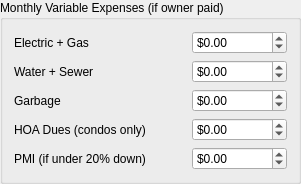
            <widget class="QGroupBox" name="groupBox_monthlyVariableExpenses">
             <property name="styleSheet">
              <string notr="true"/>
             </property>
             <property name="title">
              <string>Monthly Variable Expenses (if owner paid)</string>
             </property>
             <layout class="QGridLayout" name="gridLayout_4">
              <item row="0" column="0">
               <layout class="QHBoxLayout" name="horizontalLayout_12">
                <item>
                 <widget class="QLabel" name="label_12">
                  <property name="sizePolicy">
                   <sizepolicy hsizetype="MinimumExpanding" vsizetype="Preferred">
                    <horstretch>0</horstretch>
                    <verstretch>0</verstretch>
                   </sizepolicy>
                  </property>
                  <property name="text">
                   <string>Electric + Gas</string>
                  </property>
                 </widget>
                </item>
                <item>
                 <spacer name="horizontalSpacer_10">
                  <property name="orientation">
                   <enum>Qt::Orientation::Horizontal</enum>
                  </property>
                  <property name="sizeHint" stdset="0">
                   <size>
                    <width>40</width>
                    <height>20</height>
                   </size>
                  </property>
                 </spacer>
                </item>
                <item>
                 <widget class="QDoubleSpinBox" name="doubleSpinBox_electricGas">
                  <property name="prefix">
                   <string>$</string>
                  </property>
                  <property name="minimum">
                   <double>-100000000.000000000000000</double>
                  </property>
                  <property name="maximum">
                   <double>9999999999.989999771118164</double>
                  </property>
                 </widget>
                </item>
               </layout>
              </item>
              <item row="1" column="0">
               <layout class="QHBoxLayout" name="horizontalLayout_13">
                <item>
                 <widget class="QLabel" name="label_13">
                  <property name="sizePolicy">
                   <sizepolicy hsizetype="MinimumExpanding" vsizetype="Preferred">
                    <horstretch>0</horstretch>
                    <verstretch>0</verstretch>
                   </sizepolicy>
                  </property>
                  <property name="text">
                   <string>Water + Sewer</string>
                  </property>
                 </widget>
                </item>
                <item>
                 <spacer name="horizontalSpacer_11">
                  <property name="orientation">
                   <enum>Qt::Orientation::Horizontal</enum>
                  </property>
                  <property name="sizeHint" stdset="0">
                   <size>
                    <width>40</width>
                    <height>20</height>
                   </size>
                  </property>
                 </spacer>
                </item>
                <item>
                 <widget class="QDoubleSpinBox" name="doubleSpinBox_waterSewer">
                  <property name="prefix">
                   <string>$</string>
                  </property>
                  <property name="minimum">
                   <double>-100000000.000000000000000</double>
                  </property>
                  <property name="maximum">
                   <double>9999999999.989999771118164</double>
                  </property>
                 </widget>
                </item>
               </layout>
              </item>
              <item row="2" column="0">
               <layout class="QHBoxLayout" name="horizontalLayout_14">
                <item>
                 <widget class="QLabel" name="label_14">
                  <property name="sizePolicy">
                   <sizepolicy hsizetype="MinimumExpanding" vsizetype="Preferred">
                    <horstretch>0</horstretch>
                    <verstretch>0</verstretch>
                   </sizepolicy>
                  </property>
                  <property name="text">
                   <string>Garbage</string>
                  </property>
                 </widget>
                </item>
                <item>
                 <spacer name="horizontalSpacer_12">
                  <property name="orientation">
                   <enum>Qt::Orientation::Horizontal</enum>
                  </property>
                  <property name="sizeHint" stdset="0">
                   <size>
                    <width>40</width>
                    <height>20</height>
                   </size>
                  </property>
                 </spacer>
                </item>
                <item>
                 <widget class="QDoubleSpinBox" name="doubleSpinBox_garbage">
                  <property name="prefix">
                   <string>$</string>
                  </property>
                  <property name="minimum">
                   <double>-100000000.000000000000000</double>
                  </property>
                  <property name="maximum">
                   <double>9999999999.989999771118164</double>
                  </property>
                 </widget>
                </item>
               </layout>
              </item>
              <item row="3" column="0">
               <layout class="QHBoxLayout" name="horizontalLayout_15">
                <item>
                 <widget class="QLabel" name="label_15">
                  <property name="sizePolicy">
                   <sizepolicy hsizetype="MinimumExpanding" vsizetype="Preferred">
                    <horstretch>0</horstretch>
                    <verstretch>0</verstretch>
                   </sizepolicy>
                  </property>
                  <property name="text">
                   <string>HOA Dues (condos only)</string>
                  </property>
                 </widget>
                </item>
                <item>
                 <spacer name="horizontalSpacer_13">
                  <property name="orientation">
                   <enum>Qt::Orientation::Horizontal</enum>
                  </property>
                  <property name="sizeHint" stdset="0">
                   <size>
                    <width>40</width>
                    <height>20</height>
                   </size>
                  </property>
                 </spacer>
                </item>
                <item>
                 <widget class="QDoubleSpinBox" name="doubleSpinBox_hoaDues">
                  <property name="prefix">
                   <string>$</string>
                  </property>
                  <property name="minimum">
                   <double>-100000000.000000000000000</double>
                  </property>
                  <property name="maximum">
                   <double>9999999999.989999771118164</double>
                  </property>
                 </widget>
                </item>
               </layout>
              </item>
              <item row="4" column="0">
               <layout class="QHBoxLayout" name="horizontalLayout_16">
                <item>
                 <widget class="QLabel" name="label_16">
                  <property name="sizePolicy">
                   <sizepolicy hsizetype="MinimumExpanding" vsizetype="Preferred">
                    <horstretch>0</horstretch>
                    <verstretch>0</verstretch>
                   </sizepolicy>
                  </property>
                  <property name="text">
                   <string>PMI (if under 20% down)</string>
                  </property>
                 </widget>
                </item>
                <item>
                 <spacer name="horizontalSpacer_14">
                  <property name="orientation">
                   <enum>Qt::Orientation::Horizontal</enum>
                  </property>
                  <property name="sizeHint" stdset="0">
                   <size>
                    <width>40</width>
                    <height>20</height>
                   </size>
                  </property>
                 </spacer>
                </item>
                <item>
                 <widget class="QDoubleSpinBox" name="doubleSpinBox_pmi">
                  <property name="prefix">
                   <string>$</string>
                  </property>
                  <property name="minimum">
                   <double>-100000000.000000000000000</double>
                  </property>
                  <property name="maximum">
                   <double>9999999999.989999771118164</double>
                  </property>
                 </widget>
                </item>
               </layout>
              </item>
             </layout>
            </widget>
